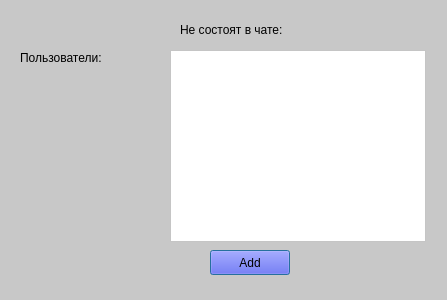
<?xml version="1.0" encoding="UTF-8"?>
<ui version="4.0">
 <class>AddDialog</class>
 <widget class="QDialog" name="AddDialog">
  <property name="geometry">
   <rect>
    <x>0</x>
    <y>0</y>
    <width>447</width>
    <height>300</height>
   </rect>
  </property>
  <property name="windowTitle">
   <string>Dialog</string>
  </property>
  <property name="styleSheet">
   <string notr="true">background-color: rgb(200, 200, 200);
color: rgb(0, 0, 0);</string>
  </property>
  <widget class="QListWidget" name="usersList">
   <property name="geometry">
    <rect>
     <x>170</x>
     <y>50</y>
     <width>256</width>
     <height>192</height>
    </rect>
   </property>
   <property name="styleSheet">
    <string notr="true">background-color: rgb(255, 255, 255);</string>
   </property>
  </widget>
  <widget class="QLabel" name="label">
   <property name="geometry">
    <rect>
     <x>180</x>
     <y>20</y>
     <width>131</width>
     <height>20</height>
    </rect>
   </property>
   <property name="text">
    <string>Не состоят в чате:</string>
   </property>
  </widget>
  <widget class="QLabel" name="label_2">
   <property name="geometry">
    <rect>
     <x>20</x>
     <y>50</y>
     <width>111</width>
     <height>16</height>
    </rect>
   </property>
   <property name="text">
    <string>Пользователи:</string>
   </property>
  </widget>
  <widget class="QPushButton" name="add">
   <property name="geometry">
    <rect>
     <x>210</x>
     <y>250</y>
     <width>80</width>
     <height>25</height>
    </rect>
   </property>
   <property name="styleSheet">
    <string notr="true">background-color: rgb(50, 50, 255);
color: rgb(0, 0, 0);</string>
   </property>
   <property name="text">
    <string>Add</string>
   </property>
  </widget>
 </widget>
 <resources/>
 <connections/>
</ui>
